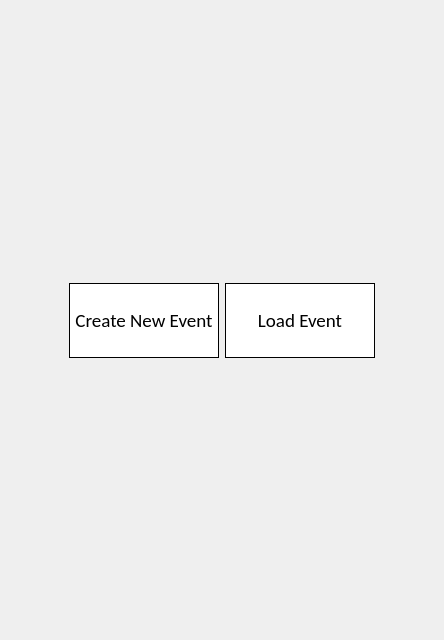
          <widget class="QWidget" name="startScreen">
           <layout class="QHBoxLayout" name="horizontalLayout_2">
            <item>
             <spacer name="horizontalSpacer">
              <property name="orientation">
               <enum>Qt::Horizontal</enum>
              </property>
              <property name="sizeHint" stdset="0">
               <size>
                <width>40</width>
                <height>20</height>
               </size>
              </property>
             </spacer>
            </item>
            <item>
             <widget class="QWidget" name="startCenterWidget" native="true">
              <layout class="QVBoxLayout" name="verticalLayout_2">
               <item>
                <spacer name="verticalSpacer">
                 <property name="orientation">
                  <enum>Qt::Vertical</enum>
                 </property>
                 <property name="sizeHint" stdset="0">
                  <size>
                   <width>20</width>
                   <height>254</height>
                  </size>
                 </property>
                </spacer>
               </item>
               <item>
                <widget class="QWidget" name="startButtonWidget" native="true">
                 <layout class="QHBoxLayout" name="horizontalLayout_3">
                  <item>
                   <widget class="QPushButton" name="createNewEventButton">
                    <property name="minimumSize">
                     <size>
                      <width>150</width>
                      <height>75</height>
                     </size>
                    </property>
                    <property name="font">
                     <font>
                      <family>Calibri</family>
                      <pointsize>14</pointsize>
                     </font>
                    </property>
                    <property name="toolTip">
                     <string>Create a Brand New Event</string>
                    </property>
                    <property name="styleSheet">
                     <string notr="true">border: 1px solid; background:white;</string>
                    </property>
                    <property name="text">
                     <string>Create New Event</string>
                    </property>
                   </widget>
                  </item>
                  <item>
                   <widget class="QPushButton" name="loadEventButton">
                    <property name="minimumSize">
                     <size>
                      <width>150</width>
                      <height>75</height>
                     </size>
                    </property>
                    <property name="font">
                     <font>
                      <family>Calibri</family>
                      <pointsize>14</pointsize>
                     </font>
                    </property>
                    <property name="toolTip">
                     <string>Load a Previously Saved Event</string>
                    </property>
                    <property name="styleSheet">
                     <string notr="true">border: 1px solid; background:white;</string>
                    </property>
                    <property name="text">
                     <string>Load Event</string>
                    </property>
                   </widget>
                  </item>
                 </layout>
                </widget>
               </item>
               <item>
                <spacer name="verticalSpacer_2">
                 <property name="orientation">
                  <enum>Qt::Vertical</enum>
                 </property>
                 <property name="sizeHint" stdset="0">
                  <size>
                   <width>20</width>
                   <height>253</height>
                  </size>
                 </property>
                </spacer>
               </item>
              </layout>
             </widget>
            </item>
            <item>
             <spacer name="horizontalSpacer_2">
              <property name="orientation">
               <enum>Qt::Horizontal</enum>
              </property>
              <property name="sizeHint" stdset="0">
               <size>
                <width>40</width>
                <height>20</height>
               </size>
              </property>
             </spacer>
            </item>
           </layout>
          </widget>
